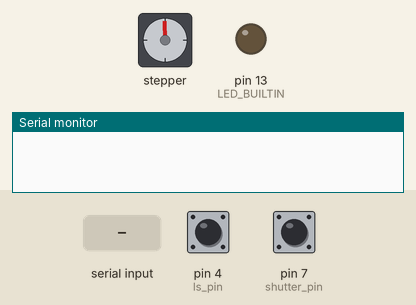
Bench run of a sketch on a simulated Arduino Uno, built with avr-gcc and run on an emulated ATmega328P. Shown: stepper motor, output pins drawn as LEDs (lit = HIGH), the last lines printed to the serial monitor. Wiring (inferred from the names in the program): stepper motor driver (200 steps per turn assumed): step pin 3; direction pin 2. The inputs (shaded band) are chosen by the test bench; at power-on: pin 4 (ls_pin) HIGH, pin 7 (shutter_pin) HIGH. Pins used as bus, display or sensor lines are not drawn.

Above: at 1.2 s.
1.3 s: "l90\n" received over Serial
At 1.61 s:
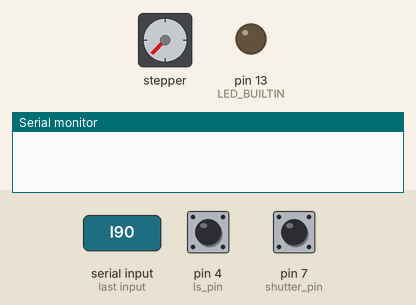
At 2.4 s:
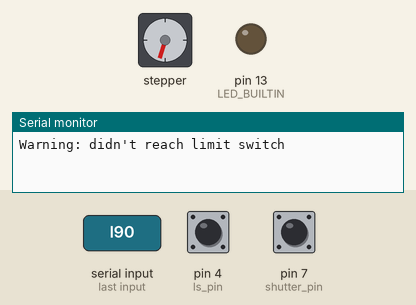
3.1 s: "b\n" received over Serial
At 3.7 s:
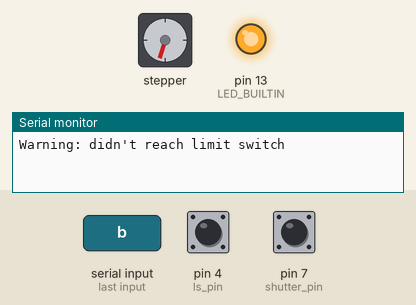
Timing chart, 0 to 6.1 s (numbered marks = the images above; inputs shaded):
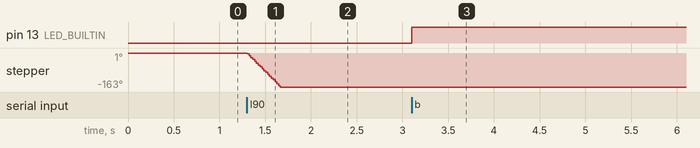

The sketch:

new_mechanical_mirror.ino
```cpp
/*
Command list:
g (number of any length): go to step
h: set home
s (number of any length): step
m (number, length = HEIGHT): set servo motors
l: go to limit switch
b: wait for button press, send pings
*/

#include <Wire.h>
#include <Adafruit_PWMServoDriver.h>

const int HEIGHT = 15;
const int WIDTH = 13;

String data;

int step_pin = 3;
int dir_pin = 2;
int ls_pin = 4;
int shutter_pin = 7;

int current_step = 0;
int first_col_step = 0;
int steps_per_col = 663;

int stepDelay = 2;

Adafruit_PWMServoDriver servo_driver = Adafruit_PWMServoDriver(0x41);
uint8_t servonum = 15;

#define SERVOMIN 150 // This is the 'minimum' pulse length count (out of 4096)
#define SERVOMAX 600 // This is the 'maximum' pulse length count (out of 4096)

void setup() {
  Serial.begin(115200);

  servo_driver.begin();
  servo_driver.setOscillatorFrequency(25000000);
  servo_driver.setPWMFreq(50);  // Analog servos run at ~50 Hz updates

  pinMode(step_pin, OUTPUT);
  digitalWrite(step_pin, HIGH);

  pinMode(dir_pin, OUTPUT);

  pinMode(ls_pin, INPUT_PULLUP);

  pinMode(shutter_pin, INPUT_PULLUP);

  pinMode(LED_BUILTIN, OUTPUT);
  digitalWrite(LED_BUILTIN, LOW);
}

String step(int n) {
  int dir;
  if (n > 0) dir = 1; else dir = -1;

  digitalWrite(dir_pin, (dir+1));
  for (int i = 0; i < abs(n); i++) {
    digitalWrite(step_pin, LOW);
    delay(stepDelay);
    digitalWrite(step_pin, HIGH);
    delay(stepDelay);
    current_step += dir;
  }

  return "";
}

String goToCol(String col_str) {
  float target_col = col_str.toFloat();
  int target_step = steps_per_col * target_col + first_col_step;
  int step_num = target_step - current_step;

  step(step_num);

  return "";
}

String setHome() {
  current_step = 0;
  return "";
}

String limitSwitch(int max) {
  int ls_value;
  for (int i = 0; i < max; i++) {
    ls_value = digitalRead(ls_pin);
    if (ls_value == 0) {
      for (int j = 0; j < 50; j++) {
        step(1);
      }
      setHome();
      return "";
    }
    step(-1);
  }
  return "Warning: didn't reach limit switch";
}

String setServos(String states) {
  if (states.length() != servonum) return "length of input does not match number of servos";

  for(int servo = 0; servo < servonum; servo++ ) {
    String c = states.substring(servo, servo+1);
    int value = c.toInt();

    uint16_t command_value = map(value, 0, 9, SERVOMIN, SERVOMAX);

    servo_driver.setPWM(servo, 0, command_value);
  }

  delay(500);

  return "";
}

String wait4Press() {

  digitalWrite(LED_BUILTIN, HIGH);

  int i = 0;
  while (digitalRead(shutter_pin) == 1) {
    if (i >= 1000) {
      Serial.println("ping");
      i = 0;
    }
    i += 1;
    delay(1);
  }
  while (digitalRead(shutter_pin) == 0) {
    if (i >= 1000) {
      Serial.println("ping");
      i = 0;
    }
    i += 1;
    delay(1);
  }

  digitalWrite(LED_BUILTIN, LOW);

  return "";
}

void loop() {
  if (Serial.available() == 0) return;
  data = Serial.readStringUntil('\n');
  String response = "";

  char command_id = data.charAt(0);
  String command = data.substring(1);
  switch (command_id) {
    case 'g': {
      response = goToCol(command);
      break;
    }
    case 'h': {
      response = setHome();
      break;
    }
    case 's': {
      int step_num = command.toInt();
      response = step(step_num);
      break;
    }
    case 'm': {
      response = setServos(command);
      break;
    }
    case 'l': {
      int max;
      if (command == "") {
        max = 1000; // default to 5 revolutions max
      }
      else {
        max = command.toInt();
      }
      response = limitSwitch(max);
      break;
    }
    case 'b': {
      response = wait4Press();
      break;
    }
    default: {
      response = "Command not recognized";
      break;
    }
  }

  Serial.println(response);
}
```

Measured:
- after the input at 1.3 s, stepper: turns 162° counter-clockwise in 0.36 s, starting at once
- after the input at 3.1 s, pin 13 (LED_BUILTIN): LOW → HIGH at once
